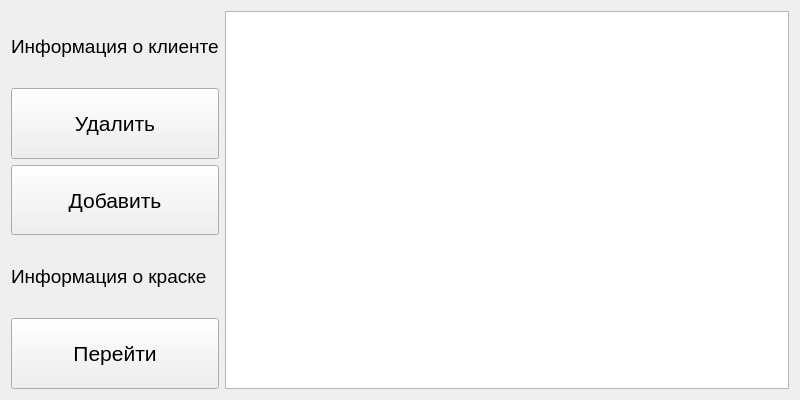
<?xml version="1.0" encoding="UTF-8"?>
<ui version="4.0">
 <class>Form</class>
 <widget class="QWidget" name="Form">
  <property name="geometry">
   <rect>
    <x>0</x>
    <y>0</y>
    <width>800</width>
    <height>400</height>
   </rect>
  </property>
  <property name="minimumSize">
   <size>
    <width>800</width>
    <height>400</height>
   </size>
  </property>
  <property name="maximumSize">
   <size>
    <width>1200</width>
    <height>400</height>
   </size>
  </property>
  <property name="windowTitle">
   <string>a.beauty / brows</string>
  </property>
  <layout class="QGridLayout" name="gridLayout">
   <item row="4" column="0">
    <widget class="QPushButton" name="change_mode">
     <property name="sizePolicy">
      <sizepolicy hsizetype="Preferred" vsizetype="Preferred">
       <horstretch>0</horstretch>
       <verstretch>0</verstretch>
      </sizepolicy>
     </property>
     <property name="font">
      <font>
       <pointsize>16</pointsize>
      </font>
     </property>
     <property name="text">
      <string>Перейти</string>
     </property>
    </widget>
   </item>
   <item row="0" column="0">
    <widget class="QLabel" name="label">
     <property name="font">
      <font>
       <pointsize>14</pointsize>
      </font>
     </property>
     <property name="text">
      <string>Информация о клиенте</string>
     </property>
    </widget>
   </item>
   <item row="3" column="0">
    <widget class="QLabel" name="label_2">
     <property name="font">
      <font>
       <pointsize>14</pointsize>
      </font>
     </property>
     <property name="text">
      <string>Информация о краске</string>
     </property>
    </widget>
   </item>
   <item row="1" column="0">
    <widget class="QPushButton" name="action_button">
     <property name="sizePolicy">
      <sizepolicy hsizetype="Preferred" vsizetype="Preferred">
       <horstretch>0</horstretch>
       <verstretch>0</verstretch>
      </sizepolicy>
     </property>
     <property name="font">
      <font>
       <pointsize>16</pointsize>
      </font>
     </property>
     <property name="text">
      <string>Удалить</string>
     </property>
    </widget>
   </item>
   <item row="2" column="0">
    <widget class="QPushButton" name="add_button">
     <property name="sizePolicy">
      <sizepolicy hsizetype="Preferred" vsizetype="Preferred">
       <horstretch>0</horstretch>
       <verstretch>0</verstretch>
      </sizepolicy>
     </property>
     <property name="font">
      <font>
       <pointsize>16</pointsize>
      </font>
     </property>
     <property name="text">
      <string>Добавить</string>
     </property>
    </widget>
   </item>
   <item row="0" column="1" rowspan="5">
    <widget class="QTableWidget" name="table">
     <property name="font">
      <font>
       <pointsize>12</pointsize>
      </font>
     </property>
    </widget>
   </item>
  </layout>
 </widget>
 <resources/>
 <connections/>
</ui>
